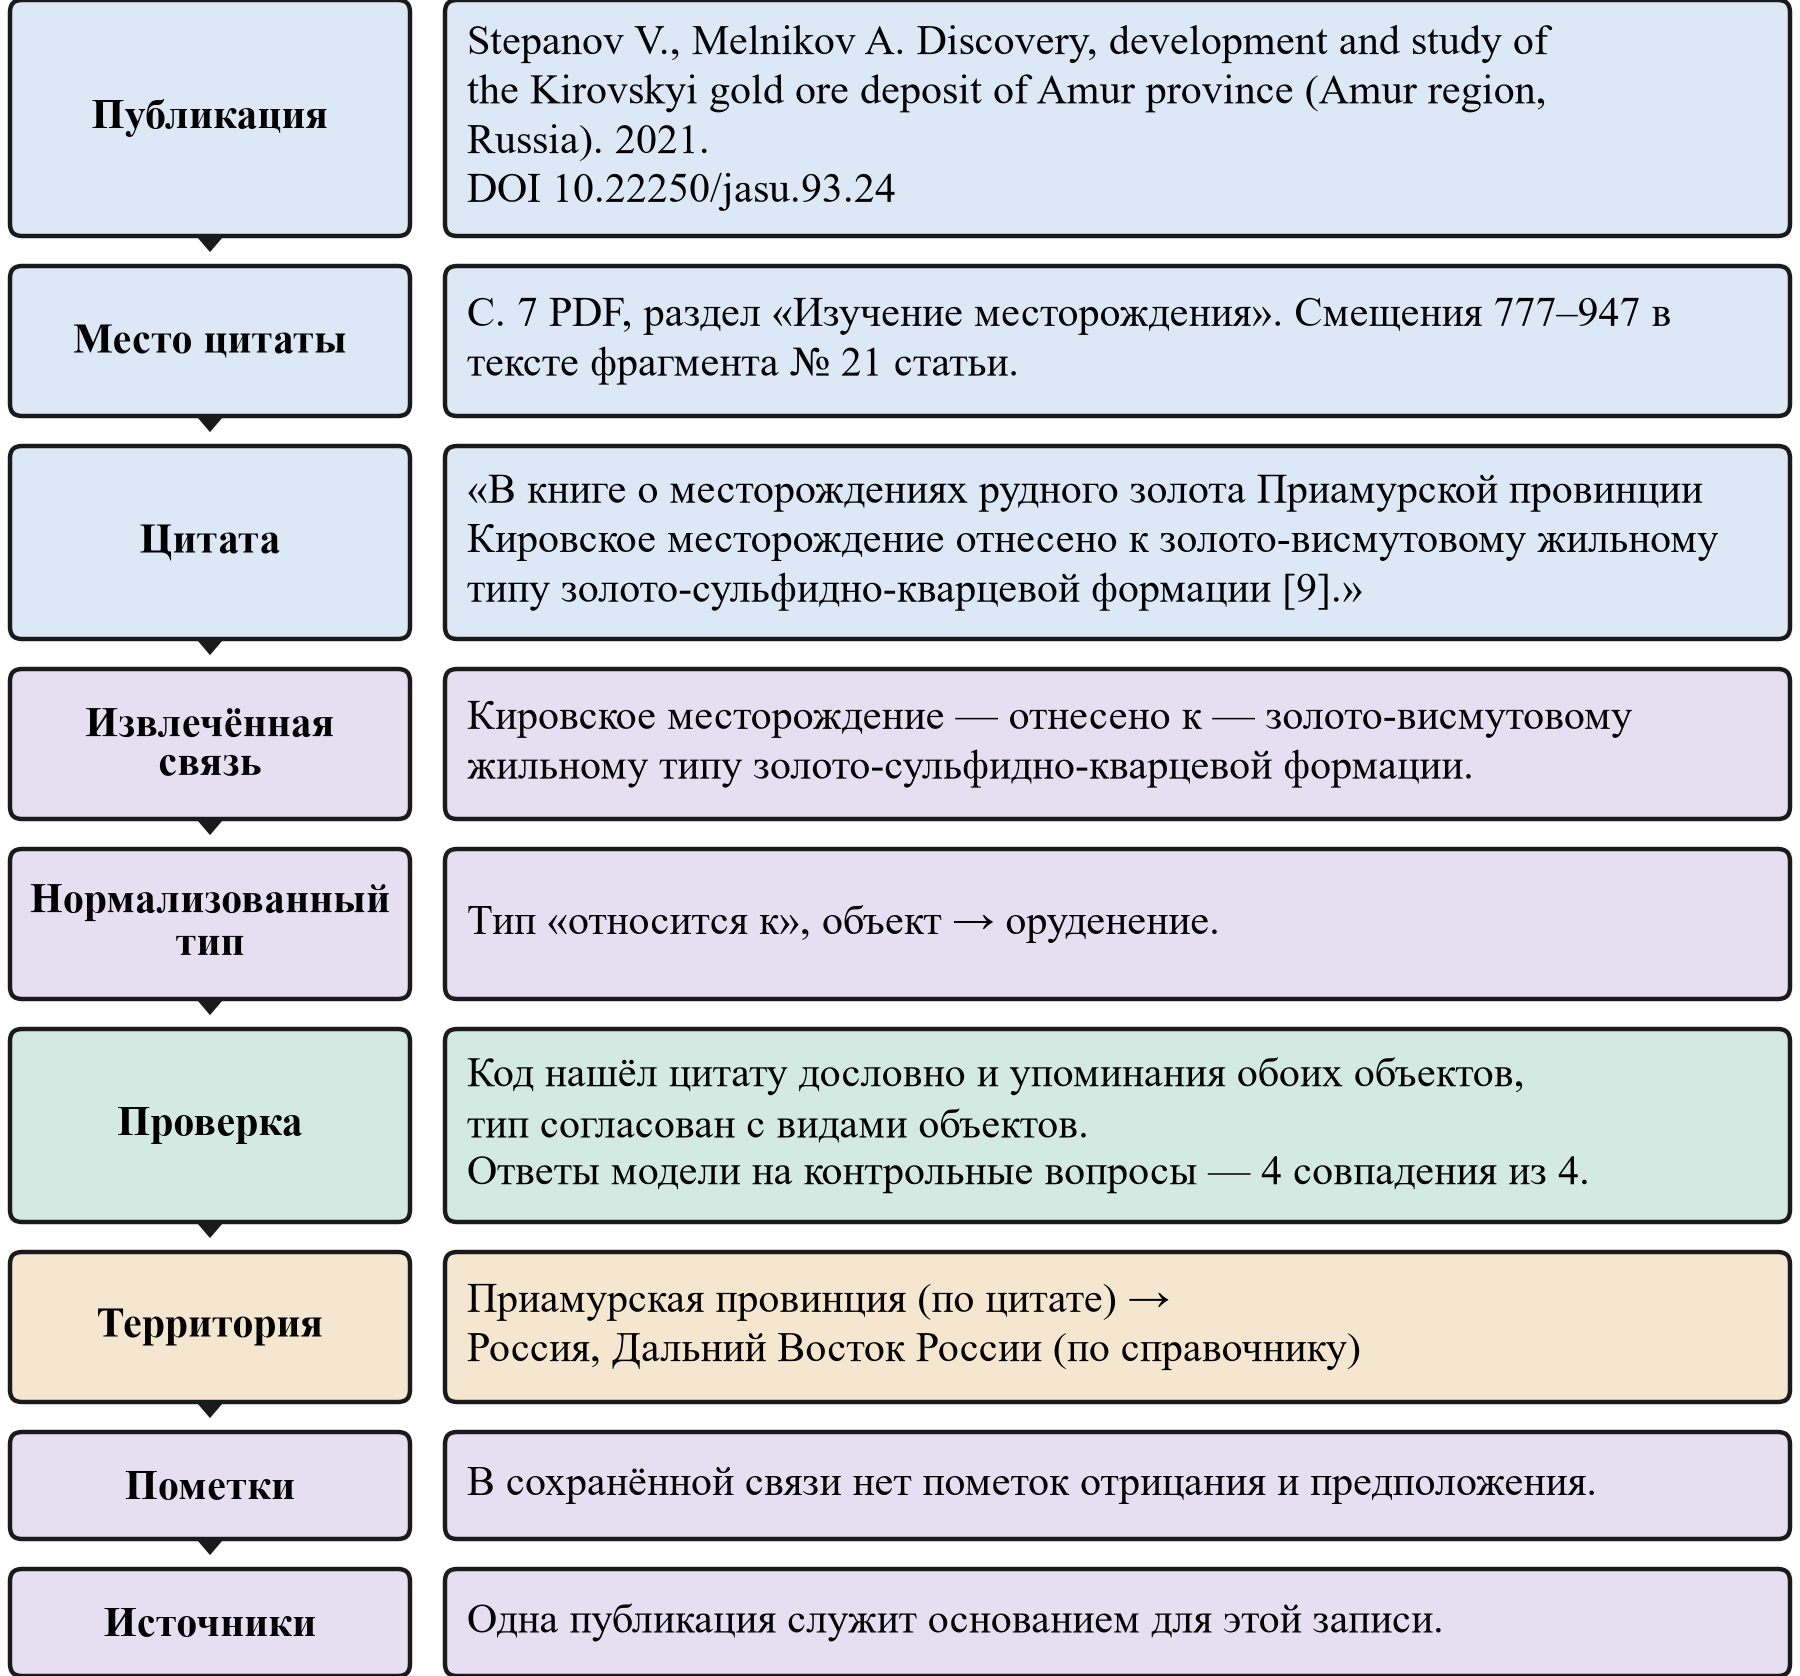

This figure's Python source:
"""Рисунок 1 отчёта: цепочка происхождения одной связи графа этой базы (факт 140722).

Все звенья — из базы (только чтение): публикация, страница и раздел фрагмента, место
цитаты в тексте фрагмента, связь словами статьи, тип и виды концов, голоса проверки,
территория по справочнику (georag/evidence/scope.py), число публикаций у пары концов.
Оформление — как у рисунка исходного отчёта.

    python research/base2059/figure1.py  →  research/base2059/figure1.png
"""

from __future__ import annotations

import os
import sys
import textwrap
from pathlib import Path

HERE = Path(__file__).resolve().parent
ROOT = HERE.parents[1]
sys.path.insert(0, str(ROOT))

import matplotlib  # noqa: E402

matplotlib.use("Agg")
import matplotlib.pyplot as plt  # noqa: E402
import psycopg  # noqa: E402
from matplotlib.patches import FancyBboxPatch, Polygon  # noqa: E402

from georag.evidence import gate  # noqa: E402
from georag.evidence.scope import resolve_scope  # noqa: E402
from georag.graph import store  # noqa: E402

FACT = 140722
DSN = os.environ.get("GEORAG_DSN", "postgresql://georag:georag@127.0.0.1:5435/georag")
OUT = HERE / "figure1.png"
TITLE = {140722: "Discovery, development and study of the Kirovskyi gold ore deposit of Amur province "
                 "(Amur region, Russia)"}

BLUE, VIOLET, GREEN, SAND = "#dce8f5", "#e6dff2", "#d3eae3", "#f5e6cf"
EDGE = "#1a1a1a"
DERIV = {"EXPLICIT": "по цитате", "ANAPHORA": "по соседним предложениям",
         "SECTION": "по заголовку раздела", "TITLE": "по названию статьи"}


def facts() -> dict:
    with psycopg.connect(DSN + "?options=-c%20default_transaction_read_only%3Don") as c:
        r = c.execute(
            """SELECT f.src, f.relation, f.dst, f.rel_type, f.rel_flip, f.src_kind, f.dst_kind, f.votes,
                      f.quote, f.src_key, f.dst_key, d.title, d.authors, d.year, d.doi,
                      ch.headings, ch.pages, ch.text, ch.ord
               FROM facts f JOIN documents d USING (doc_id) JOIN chunks ch ON ch.id = f.chunk_id
               WHERE f.id = %s""", (FACT,)).fetchone()
        keys = ("src relation dst rel_type rel_flip src_kind dst_kind votes quote src_key dst_key title "
                "authors year doi headings pages text ord").split()
        f = dict(zip(keys, r, strict=True))
        a, b = sorted([f["src_key"], f["dst_key"]])
        f["docs"] = c.execute(
            f"SELECT count(DISTINCT f.doc_id) FROM facts f WHERE {store.accepted(fresh=True)} "
            "AND least(f.src_key, f.dst_key) = %s AND greatest(f.src_key, f.dst_key) = %s", (a, b)).fetchone()[0]
    reg = gate.registry()
    sc = resolve_scope(f["quote"], reg, chunk_text=f["text"], headings=f["headings"] or [], title=f["title"])
    area = sorted(sc.region_ids)[0]
    chain = [reg.areas[x].name for x in reg.chain(area)]
    f["territory"] = (f"{chain[0]} ({DERIV[sc.derivation]}) →\n"
                      f"{', '.join(chain[1:])} (по справочнику)")
    start = f["text"].find(f["quote"])
    f["offsets"] = (start, start + len(f["quote"])) if start >= 0 else None
    return f


def author(name: str) -> str:
    """«V. Stepanov» → «Stepanov V.»."""
    parts = name.split()
    return f"{parts[-1]} {' '.join(parts[:-1])}" if len(parts) > 1 else name


def rows(f: dict) -> list[tuple[str, str, str]]:
    kinds = (f["dst_kind"], f["src_kind"]) if f["rel_flip"] else (f["src_kind"], f["dst_kind"])
    # Название в базе набрано заглавными — для подписи регистр восстановлен вручную.
    title = TITLE.get(FACT) or f["title"]
    where = f"С. {', '.join(map(str, f['pages']))} PDF, раздел «{f['headings'][-1]}»."
    if f["offsets"]:
        where += f" Смещения {f['offsets'][0]}–{f['offsets'][1]} в тексте фрагмента № {f['ord'] + 1} статьи."
    one = "Одна публикация служит основанием для этой записи." if f["docs"] == 1 else \
        f"Публикаций с этой парой объектов: {f['docs']}."
    return [
        ("Публикация", f"{', '.join(author(x) for x in f['authors'])} {title}. {f['year']}.\nDOI {f['doi']}", BLUE),
        ("Место цитаты", where, BLUE),
        ("Цитата", f"«{f['quote']}»", BLUE),
        ("Извлечённая\nсвязь", f"{f['src']} — {f['relation']} — {f['dst']}.", VIOLET),
        ("Нормализованный\nтип", f"Тип «{f['rel_type']}», {kinds[0]} → {kinds[1]}.", VIOLET),
        ("Проверка", "Код нашёл цитату дословно и упоминания обоих объектов,\nтип согласован с видами объектов.\n"
                     f"Ответы модели на контрольные вопросы — {f['votes']} совпадения из 4.", GREEN),
        ("Территория", f["territory"], SAND),
        ("Пометки", "В сохранённой связи нет пометок отрицания и предположения.", VIOLET),
        ("Источники", one, VIOLET),
    ]


def wrap(text: str, width: int = 62) -> str:
    return "\n".join(textwrap.fill(p, width) if len(p) > width else p for p in text.split("\n"))


def draw(items: list[tuple[str, str, str]]) -> None:
    plt.rcParams["font.family"] = "Times New Roman"
    fs, line, pad, gap = 15, 0.43, 0.32, 0.30
    texts = [wrap(t) for _, t, _ in items]
    heights = [max(t.count("\n") + 1, h.count("\n") + 1) * line + 2 * pad for (h, _, _), t in zip(items, texts)]
    W, total = 18.0, sum(heights) + gap * (len(items) - 1)
    fig = plt.figure(figsize=(W / 2, total / 2), dpi=200)
    ax = fig.add_axes([0, 0, 1, 1])
    ax.set_xlim(0, W)
    ax.set_ylim(0, total)
    ax.axis("off")
    lx, lw, rx, rw = 0.1, 4.0, 4.45, W - 4.55
    y = total
    for i, ((head, _, color), text, h) in enumerate(zip(items, texts, heights)):
        y0 = y - h
        for x, w in ((lx, lw), (rx, rw)):
            ax.add_patch(FancyBboxPatch((x, y0), w, h, boxstyle="round,pad=0,rounding_size=0.12",
                                        fc=color, ec=EDGE, lw=1.6))
        ax.text(lx + lw / 2, y0 + h / 2, head, ha="center", va="center", fontsize=fs, fontweight="bold",
                linespacing=1.15)
        ax.text(rx + 0.22, y0 + h / 2, text, ha="left", va="center", fontsize=fs, linespacing=1.3)
        if i < len(items) - 1:
            cx = lx + lw / 2
            ax.add_patch(Polygon([(cx - 0.12, y0), (cx + 0.12, y0), (cx, y0 - 0.14)], closed=True, fc=EDGE, ec=EDGE))
        y = y0 - gap
    fig.savefig(OUT, dpi=200, facecolor="white")
    print(OUT)


if __name__ == "__main__":
    draw(rows(facts()))
